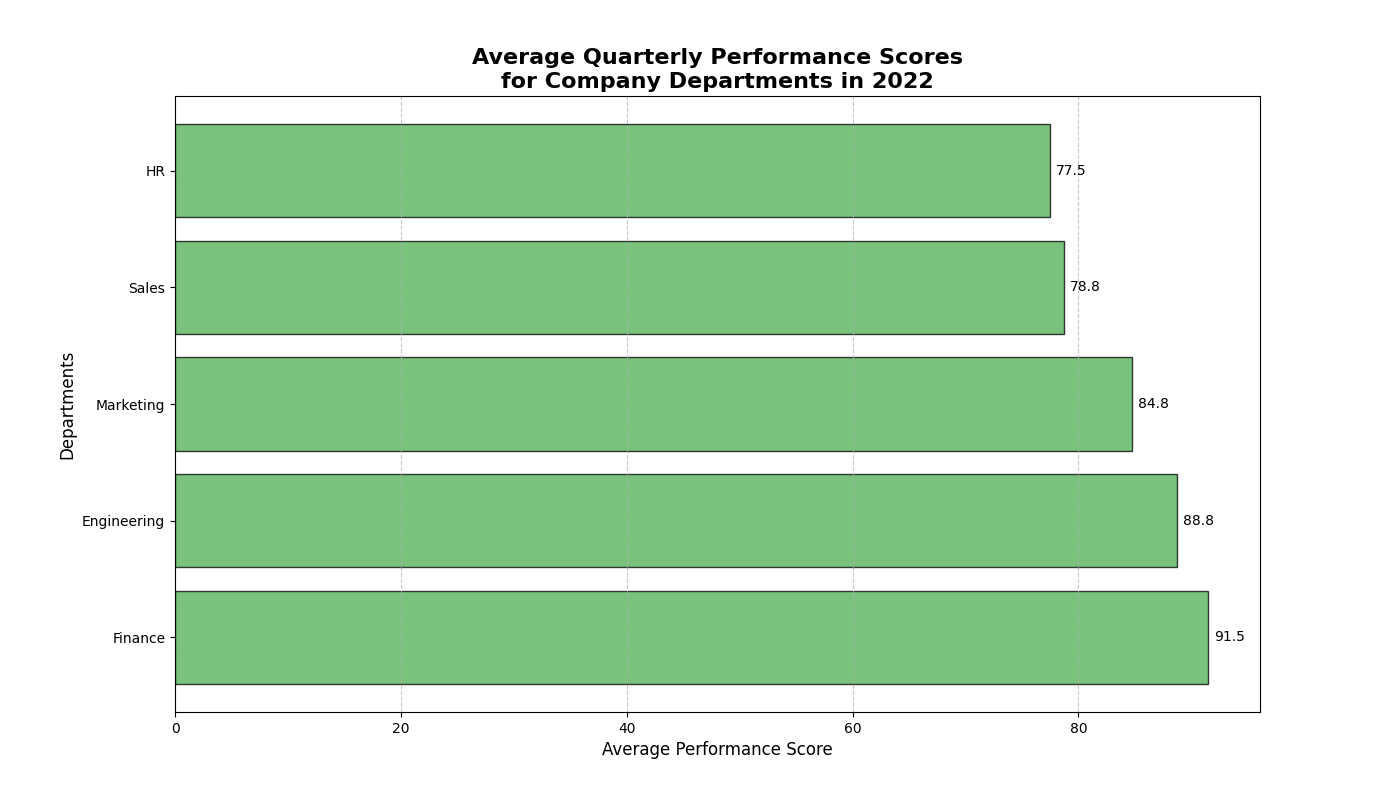

Write Python code to recreate this figure.
import matplotlib.pyplot as plt
import numpy as np

# Departments and their performance scores
departments = ['Engineering', 'HR', 'Marketing', 'Sales', 'Finance']
performance_scores = {
    'Engineering': [88, 92, 85, 90],
    'HR': [75, 80, 78, 77],
    'Marketing': [82, 85, 88, 84],
    'Sales': [77, 79, 81, 78],
    'Finance': [90, 93, 91, 92]
}

# Calculate average performance scores
average_scores = [np.mean(performance_scores[department]) for department in departments]

# Sort departments by average performance scores in descending order
sorted_indices = np.argsort(average_scores)[::-1]
sorted_departments = [departments[i] for i in sorted_indices]
sorted_average_scores = [average_scores[i] for i in sorted_indices]

# Initialize the plot
fig, ax = plt.subplots(figsize=(14, 8))

# Create a horizontal bar plot with sorted data
bars = ax.barh(sorted_departments, sorted_average_scores, color='#4CAF50', alpha=0.75, edgecolor='black')

# Add titles and labels
ax.set_title('Average Quarterly Performance Scores\nfor Company Departments in 2022', fontsize=16, fontweight='bold')
ax.set_xlabel('Average Performance Score', fontsize=12)
ax.set_ylabel('Departments', fontsize=12)

# Display the average score above each bar
for bar, avg in zip(bars, sorted_average_scores):
    plt.text(bar.get_width() + 0.5, bar.get_y() + bar.get_height() / 2, f'{avg:.1f}', va='center', fontsize=10, color='black')

# Add grid lines for better readability
ax.grid(axis='x', linestyle='--', alpha=0.7)

# Display the plot
plt.show()
